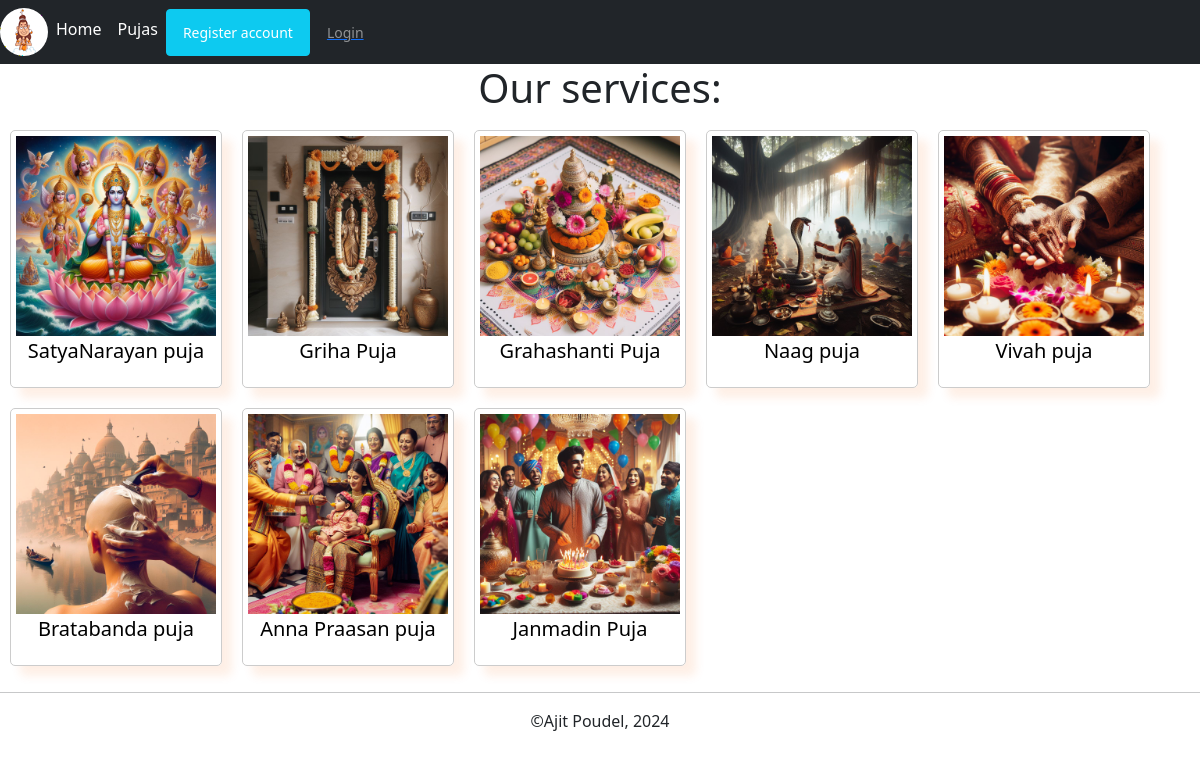
Page /puja-list/ on the committed database.
### app1/models.py (models this page shows, shortened)
class Puja(models.Model):
    name = models.CharField(max_length=30,null=True)
    desc = models.CharField(max_length=3000,null=True)
    puja_image=models.ImageField(null=True,blank=True)

### app1/views.py (the view)
# urls.py: path('puja-list/',views.puja_list,name="puja_list"),
def puja_list(request):
    pujas = Puja.objects.all()
    context={
        'pujas':pujas
    }
    return render(request,"puja_list.html",context)

### templates/puja_list.html (shortened to what this page needs)
{%extends "main.html"%}
{% load static %}
{%block content%}
<h1 class="title">Our services:</h1>
<div class="puja-list">
    {%for puja in pujas%}
          <a href="{%url 'puja' puja.id%}">
            <div class="puja">
              <image class="img" src="/static/images/{{puja.puja_image}}">
              <p class="puja-name">{{puja.name}}</p>
            </div>
          </a>
    {%endfor%}
</div>
{%endblock content%}

### templates/main.html (style rules this page uses)
body { background-color: antiquewhite; padding:0px; margin:0px; }

### templates/puja_list.html (style rules this page uses)
.puja-list { display:flex; flex-wrap: wrap; }
.puja { text-align:center; font-size:20px; margin:10px; border:1px solid #ccc; padding:5px; border-radius:5px; min-width:150px; box-shadow: 10px 10px 10px rgba(247, 96, 2, 0.1); }
.img { width:200px; }
.title { text-align: center; }
.puja-list a { text-decoration: none; color:black; }

### rows in the picture
Puja: puja_image (picture), name "SatyaNarayan puja"
Puja: puja_image (picture), name "Griha Puja"
Puja: puja_image (picture), name "Grahashanti Puja"
Puja: puja_image (picture), name "Naag puja"
Puja: puja_image (picture), name "Vivah puja"
Puja: puja_image (picture), name "Bratabanda puja"
Puja: puja_image (picture), name "Anna Praasan puja"
Puja: puja_image (picture), name "Janmadin Puja"
